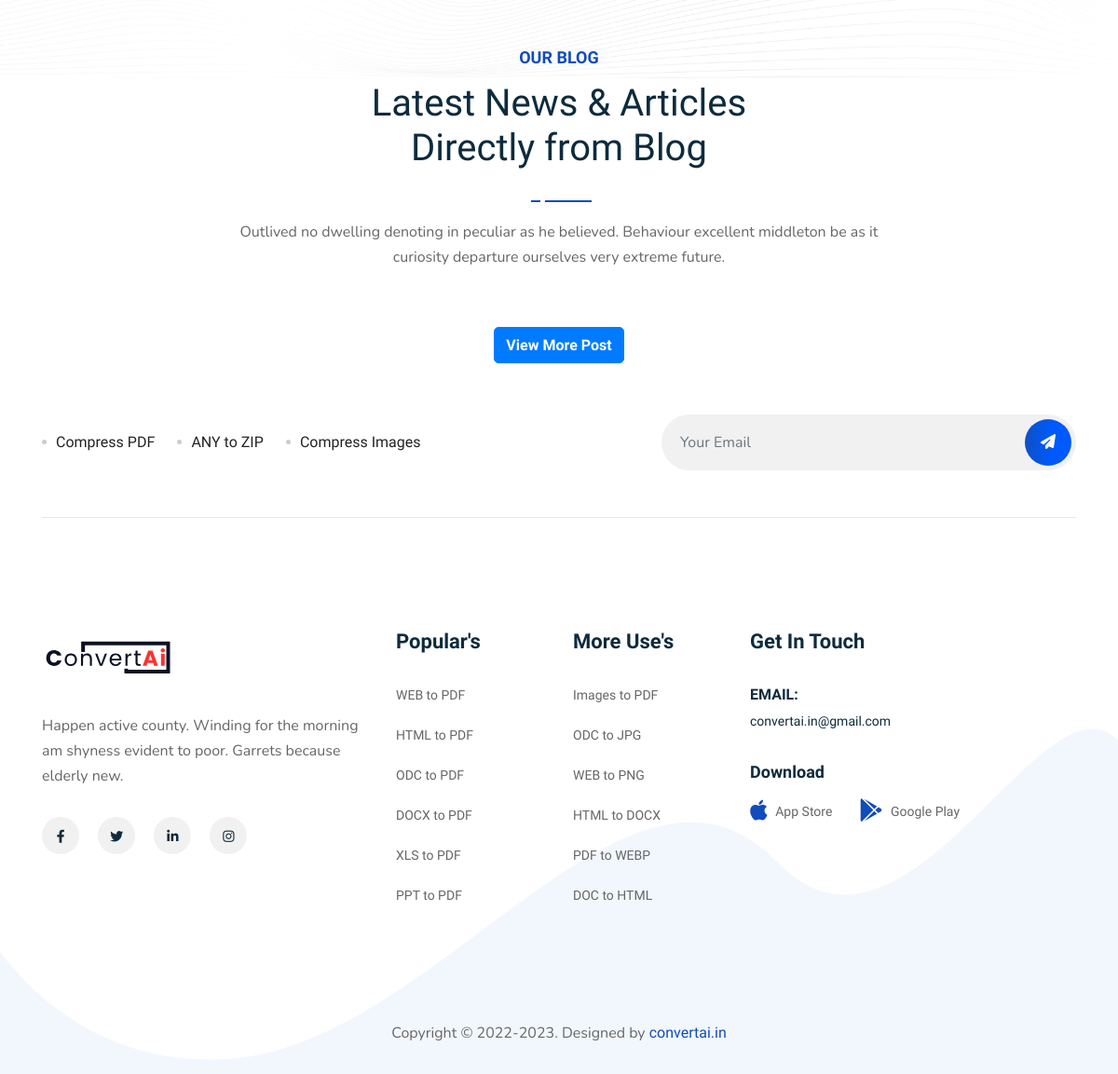
Before: / (lower part) with the older database file.
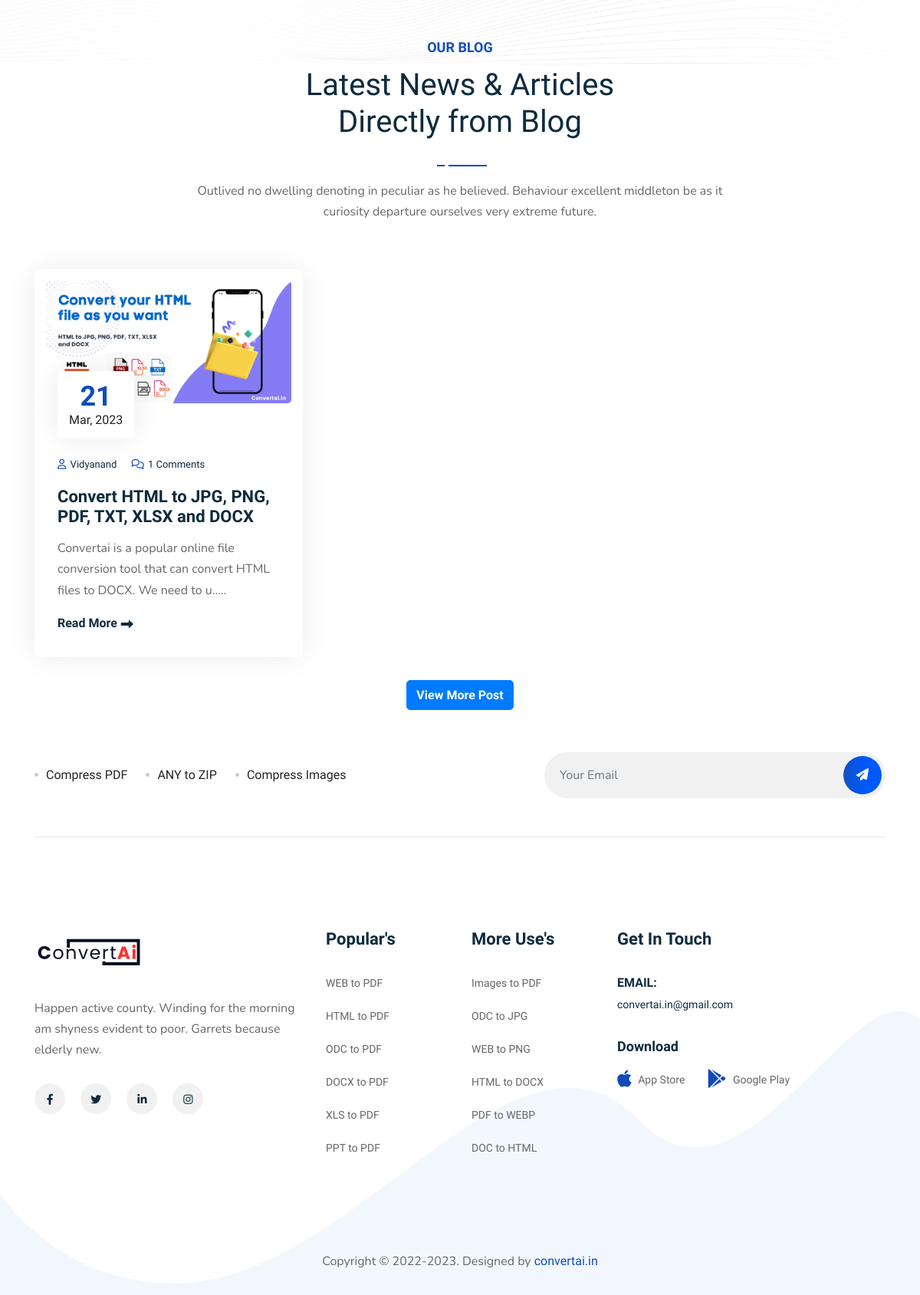
After: the same page with the newer database file.
### tables this page shows
CREATE TABLE IF NOT EXISTS `blog` (
  `id` int(11) NOT NULL AUTO_INCREMENT,
  `created_by` int(11) NOT NULL,
  `title` text NOT NULL,
  `image` text NOT NULL,
  `content` longtext NOT NULL,
  `author` text NOT NULL,
  `quote` text NOT NULL,
  `category` text NOT NULL,
  `status` int(11) NOT NULL DEFAULT '1',
  `meta_title` text NOT NULL,
  `meta_author` text NOT NULL,
  `meta_description` longtext NOT NULL,
  `key_words` text NOT NULL,
  `url` text NOT NULL,
  `created_at` timestamp NOT NULL DEFAULT CURRENT_TIMESTAMP,
  `updated_at` timestamp NOT NULL DEFAULT CURRENT_TIMESTAMP ON UPDATE CURRENT_TIMESTAMP,
  PRIMARY KEY (`id`)
);

### admin/layouts/function.php (called while the page is built, shortened)
<?php
	function select_all_by_query($query, $conn)
	{
		$res =  $conn->query($query);
		$data = [];
		foreach($res as $rec){
			$data[] = $rec;
		}
		return $data;
	}
?>

### index.php (the view, shortened to what this page needs)
<?php
    require_once('system/function.php');
    require_once('header.php');
    $query = 'SELECT blog.*, COUNT(blog_comment.id) AS c_id FROM `blog` LEFT JOIN blog_comment ON blog.id = blog_comment.blog_id WHERE blog.status = 1 GROUP BY blog.id ORDER BY RAND(blog_comment.blog_id) LIMIT 0, 3';
    $all_data_blog_query = select_all_by_query($query, $conn);
?>
    <br><br>
    <div class="technology-area default-padding-bottom bottom-less">
        <div class="fixed-shape-bottom">
            <img src="assets/img/shape/1.jpg" alt="Shape">
        </div>
    </div>
    <div style="padding-bottom: 5px;" class="blog-area default-padding-bottom bottom-less">
        <div class="container">
            <div class="row">
                <div class="col-lg-8 offset-lg-2">
                    <div class="site-heading text-center">
                        <h5>Our Blog</h5>
                        <h1 class="area-title">Latest News & Articles <br> Directly from Blog</h1>
                        <div class="devider"></div>
                        <p>
                            Outlived no dwelling denoting in peculiar as he believed. Behaviour excellent middleton be as it curiosity departure ourselves very extreme future.
                        </p>
                    </div>
                </div>
            </div>
        </div>
        <div class="container">
            <div class="blog-items">
                <div class="row">
                    <?php
                        foreach ($all_data_blog_query as $key => $value) {
                    ?>
                    <div class="single-item col-lg-4">
                        <div class="item">
                            <div class="thumb">
                                <img style="height: 100%; width: 100%;" src="assets/img/blog/<?php $arr = explode('/', $value['image']); echo end($arr); ?>" alt="Thumb">
                                <div class="date"><?= date('d', strtotime($value['created_at'])); ?> <span><?= date('M, Y', strtotime($value['created_at'])); ?></span></div>
                            </div>
                            <div class="info">
                                <div class="meta">
                                    <ul>
                                        <li><a href="#"><i class="fas fa-user"></i> <?= current(explode(' ', $value['author'])); ?></a></li>
                                        <li><a href="#"><i class="fas fa-comments"></i> <?= $value['c_id']; ?> Comments</a></li>
                                    </ul>
                                </div>
                                <h4>
                                    <a href="<?= base_url; ?>blog-single.php?url=<?= $value['url']; ?>"><?= $value['title']; ?></a>
                                </h4>
                                <p>
                                    <?= substr($value['quote'], 0, 100)."....."; ?>
                                </p>
                                <a class="btn-more" href="<?= base_url; ?>blog-single.php?url=<?= $value['url']; ?>">Read More <i class="fas fa-long-arrow-alt-right"></i></a>
                            </div>
                        </div>
                    </div>
                    <?php
                        }
                    ?>
                    <div class="single-item col-lg-12 text-center">
                        <a href="<?= base_url; ?>blog.php" class="btn btn-primary"><b> View More Post </b></a>
                    </div>
                </div>
            </div>
        </div>
    </div>
<?php require_once('footer.php'); ?>

### header.php (shortened to what this page needs)
<?php
    $query = 'SELECT blog.*, COUNT(blog_comment.id) AS c_id FROM `blog` LEFT JOIN blog_comment ON blog.id = blog_comment.blog_id WHERE blog.status = 1 GROUP BY blog.id';
    $all_data_blog = select_all_by_query($query, $conn);
?>
<!DOCTYPE html>
<html lang="en">
<head>
    <link href="assets/css/bootstrap.min.css" rel="stylesheet" />
    <link href="assets/css/font-awesome.min.css" rel="stylesheet" />
    <link href="assets/css/themify-icons.css" rel="stylesheet" />
    <link href="assets/css/flaticon-set.css" rel="stylesheet" />
    <link href="assets/css/magnific-popup.css" rel="stylesheet" />
    <link href="assets/css/owl.carousel.min.css" rel="stylesheet" />
    <link href="assets/css/owl.theme.default.min.css" rel="stylesheet" />
    <link href="assets/css/animate.css" rel="stylesheet" />
    <link href="assets/css/bootsnav.css" rel="stylesheet" />
    <link href="style.css" rel="stylesheet">
    <link href="assets/css/responsive.css" rel="stylesheet" />
    <link rel="stylesheet" href="https://cdnjs.cloudflare.com/ajax/libs/font-awesome/6.2.1/css/all.min.css" />
</head>
<body>

### footer.php (shortened to what this page needs)
<footer>
    <div class="fixed-shape">
        <img src="assets/img/shape/bg-4.png" alt="Shape">
    </div>
    <div class="footer-top">
        <div class="container">
            <div class="footer-top-content">
                <div class="row align-center">
                    <div class="col-lg-7">
                        <ul>
                            <li><a href="<?= base_url; ?>compress.php?url=compress-pdf">Compress PDF</a></li>
                            <li><a href="<?= base_url; ?>compress.php?url=any-to-zip">ANY to ZIP</a></li>
                            <li><a href="<?= base_url; ?>compress.php?url=compress-images">Compress Images</a></li>
                        </ul>
                    </div>
                    <div class="col-lg-5">
                        <form id="myform" action="#" method="POST">
                            <input type="email" placeholder="Your Email" class="form-control" name="email" required>
                            <button type="submit" name="submit_email"> <i class="fa fa-paper-plane"></i></button>
                        </form>
                    </div>
                </div>
            </div>
        </div>
    </div>
    <div class="container">
        <div class="f-items default-padding">
            <div class="row">
                <div class="col-lg-4 col-md-6 item">
                    <div class="f-item about">
                        <img src="assets/img/logo.svg" alt="Logo">
                        <p>
                            Happen active county. Winding for the morning am shyness evident to poor. Garrets because elderly new.
                        </p>
                        <div class="social">
                            <ul>
                                <li>
                                    <a href="https://www.facebook.com/examtube.in/">
                                        <i class="fab fa-facebook-f"></i>
                                    </a>
                                </li>
                                <li>
                                    <a href="https://twitter.com/jha_vidyanand_/">
                                        <i class="fab fa-twitter"></i>
                                    </a>
                                </li>
                                <li>
                                    <a href="https://www.linkedin.com/in/vidyanand-jha-b368b2212/">
                                        <i class="fab fa-linkedin-in"></i>
                                    </a>
                                </li>
                                <li>
                                    <a href="https://www.instagram.com/junior_jha_/">
                                        <i class="fab fa-instagram"></i>
                                    </a>
                                </li>
                            </ul>
                        </div>
                    </div>
                </div>
                <div class="col-lg-2 col-md-6 item">
                    <div class="f-item link">
                        <h4 class="widget-title">Popular's</h4>
                        <ul>
                            <li>
                                <a href="<?= base_url; ?>convert.php?url=web-to-pdf" target="_blank">WEB to PDF</a>
                            </li>
                            <li>
                                <a href="<?= base_url; ?>convert.php?url=html-to-pdf" target="_blank">HTML to PDF</a>
                            </li>
                            <li>
                                <a href="<?= base_url; ?>convert.php?url=odc-to-pdf" target="_blank">ODC to PDF</a>
                            </li>
                            <li>
                                <a href="<?= base_url; ?>convert.php?url=docx-to-pdf" target="_blank">DOCX to PDF</a>
                            </li>
                            <li>
                                <a href="<?= base_url; ?>convert.php?url=xls-to-pdf" target="_blank">XLS to PDF</a>
                            </li>
                            <li>
                                <a href="<?= base_url; ?>convert.php?url=ppt-to-pdf" target="_blank">PPT to PDF</a>
                            </li>
                        </ul>
                    </div>
                </div>
                <div class="col-lg-2 col-md-6 item">
                    <div class="f-item link">
                        <h4 class="widget-title">More Use's</h4>
                        <ul>
                            <li>
                                <a href="<?= base_url; ?>convert_m.php?url=images-to-pdf" target="_blank">Images to PDF</a>
                            </li>
                            <li>
                                <a href="<?= base_url; ?>convert.php?url=odc-to-jpg" target="_blank">ODC to JPG</a>
                            </li>
                            <li>
                                <a href="<?= base_url; ?>convert.php?url=web-to-png" target="_blank">WEB to PNG</a>
                            </li>
                            <li>
                                <a href="<?= base_url; ?>convert.php?url=html-to-docx" target="_blank">HTML to DOCX</a>
                            </li>
                            <li>
                                <a href="<?= base_url; ?>convert.php?url=pdf-to-webp" target="_blank">PDF to WEBP</a>
                            </li>
                            <li>
                                <a href="<?= base_url; ?>convert.php?url=doc-to-html" target="_blank">DOC to HTML</a>
                            </li>
                        </ul>
                    </div>
                </div>
                <div class="col-lg-4 col-md-6 item">
                    <div class="f-item">
                        <h4 class="widget-title">Get In Touch</h4>
                        <div class="address">
                            <ul>
                                <li>
                                    <strong>Email:</strong>
                                    <a href="mailto:convertai.in@gmail.com">convertai.in@gmail.com</a>
                                </li>
                            </ul>
                        </div>
                        <div class="download">
                            <h5>Download</h5>
                            <a href="#"><i class="fab fa-apple"></i> App Store</a>
                            <a href="#"><i class="fab fa-google-play"></i> Google Play</a>
                        </div>
                    </div>
                </div>
            </div>
        </div>
    </div>
    <div class="footer-bottom text-center">
        <div class="container">
            <div class="row">
                <div class="col-md-12">
                    <p>Copyright &copy;  2022-2023. Designed by <a href="https://convertai.in/">convertai.in</a></p>
                </div>
            </div>
        </div>
    </div>
</footer>

### assets/css/bootsnav.css (style rules this page uses)
body { -webkit-transition: all 0.3s ease-in-out; -moz-transition: all 0.3s ease-in-out; -o-transition: all 0.3s ease-in-out; -ms-transition: all 0.3s ease-in-out; transition: all 0.3s ease-in-out; }

Changed rows visible on the page:
added blog: created_at "21", created_at "Mar, 2023", author "Vidyanand", c_id "1", title "Convert HTML to JPG, PNG, PDF, TXT, XLSX and DOCX", quote "Convertai is a popular online file conversion tool that can convert HTML files to DOCX. We need to u"
